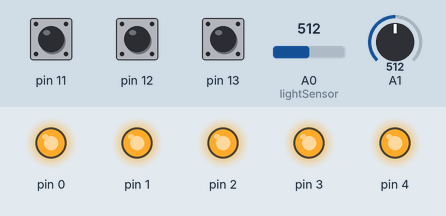
Bench run of a sketch on a simulated Arduino Uno, built with avr-gcc and run on an emulated ATmega328P. Shown: output pins drawn as LEDs (lit = HIGH). Dashed ring = blinking. The inputs (shaded band) are chosen by the test bench; at power-on: pin 12 HIGH, pin 11 HIGH, A1 = 512, pin 13 HIGH, A0 (lightSensor) = 512.

Above: at 1.2 s.
1.3 s: pin 12 pulled LOW for 0.15 s
At 2.4 s:
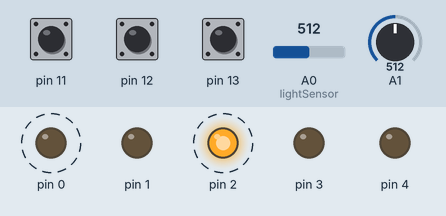
4.3 s: pin 11 pulled LOW for 0.15 s
At 5.1 s:
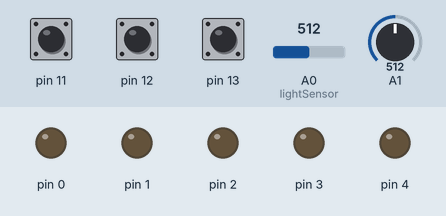
5.9 s: pin 12 pulled LOW for 1 s
At 7.51 s:
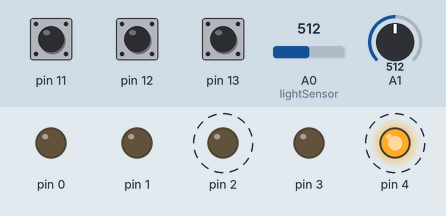
9.2 s: pin 12 pulled LOW for 0.15 s
12.2 s: A1 set to 900
At 15.1 s:
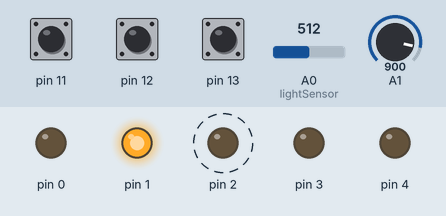
15.2 s: pin 12 pulled LOW for 3.2 s
Timing chart, 0 to 21.2 s (numbered marks = the images above; inputs shaded):
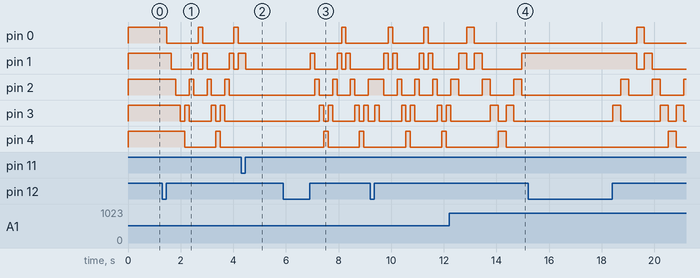

The sketch:

multi_flasher.ino
```cpp
// A0 - light sensor (fotorezystor)
// A1 - potentiometer (potencjometr)
// Digital pins:
// 0-4 - diodes
// 11-13 - input pull up pins (INPUT_PULLUP), 11 - mode3, 12 - mode2, 13 mode1

const int LAST_DIODE_INDEX = 4;
const String MODE_1 = "1";
const String MODE_2 = "2";
const String MODE_3 = "3";
const int POTENTIOMETER_SCALE = 3;

boolean forward = true;
String mode = MODE_1;

void setup() {

  pinMode(A0, INPUT);
  pinMode(A1, INPUT);

  for (int i = 0; i <= LAST_DIODE_INDEX; i++) {
    pinMode(i, OUTPUT);
  }

  for (int i = 11; i <= 13; i++) {
    pinMode(i, INPUT_PULLUP);
  }

}

void loop() {
  if (digitalRead(13) == LOW) {
    changeMode(13, MODE_1);
  }

  if (digitalRead(12) == LOW) {
    changeMode(12, MODE_2);
  }
  if (digitalRead(11) == LOW) {
    changeMode(11, MODE_3);
  }

  if (mode == MODE_1) {
    shine(1);
  }

  if (mode == MODE_2) {
    knightRider();
  }

  if (mode == MODE_3) {
    lightSensor();
  }

}

void changeMode(int dRead, String newMode) {
  delay(20);
  mode = newMode;
  while (digitalRead(dRead) == LOW);
  delay(20);
}

void shine(int value) {
  for (int i = 0; i <= LAST_DIODE_INDEX; i++) {
    digitalWrite(i, value);
  }
}

void knightRider() {

  if (forward) {
    for (int i = 0; i <= LAST_DIODE_INDEX; i++) {
      int delayTime = analogRead(A1) / POTENTIOMETER_SCALE;
      if (isButtonPressed()) {
        return;
      }
      goForward(i);
      if (i != 0) {
        delay(delayTime);
      }
    }
    forward = false;
  } else {
    for (int i = LAST_DIODE_INDEX; i >= 0; i--) {
      int delayTime = analogRead(A1) / POTENTIOMETER_SCALE;
      if (isButtonPressed()) {
        return;
      }
      goBack(i);
      if (i != LAST_DIODE_INDEX) {
        delay(delayTime);
      }
    }
    forward = true;
  }
}

void goForward(int i) {
  digitalWrite(i, HIGH);
  digitalWrite(i - 1, LOW);
}

void goBack(int i) {
  digitalWrite(i, HIGH);
  digitalWrite(i + 1, LOW);
}


boolean isButtonPressed() {
  if (digitalRead(13) == LOW || digitalRead(12) == LOW || digitalRead(11) == LOW) {
    return true;
  }
  return false;
}


void lightSensor() {
  int value;
  int light = analogRead(A0);

  if (light > 900) {
    value = 1;
  } else {
    value = 0;
  }

  shine(value);
}
```

Measured:
- after the input at 1.3 s, pin 0: alternates HIGH for 0.17 s and LOW for 1.2 s, starting after 0.17 s; pin 1: HIGH → LOW after 0.34 s, → HIGH 0.85 s later, → LOW 0.17 s later, → HIGH 0.17 s later, … (8 changes in this stretch)
- after the input at 4.3 s, pin 0: stays LOW (without the input it goes to HIGH after 1.1 s); pin 2, pin 3: stops changing and stays LOW; pin 4: stays LOW (without the input it goes to HIGH after 0.40 s)
- after the input at 5.9 s, pin 0: LOW → HIGH after 2.2 s, → LOW 0.17 s later; pin 1: goes HIGH 0.17 s, LOW 0.85 s, HIGH 0.17 s, LOW 0.17 s, HIGH 0.17 s, then LOW, starting after 1.0 s
- after the input at 12.2 s, pin 2: alternates HIGH for 0.30 s and LOW for 0.90 s, starting after 0.36 s
